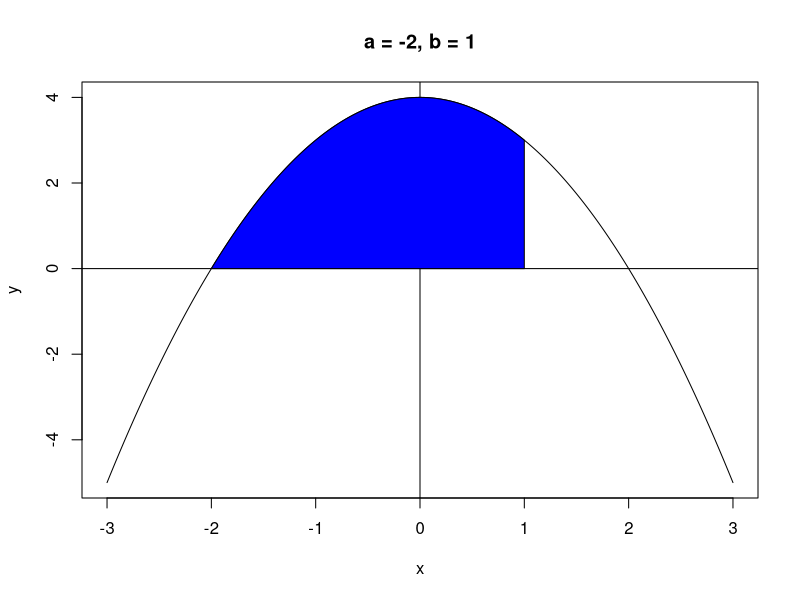
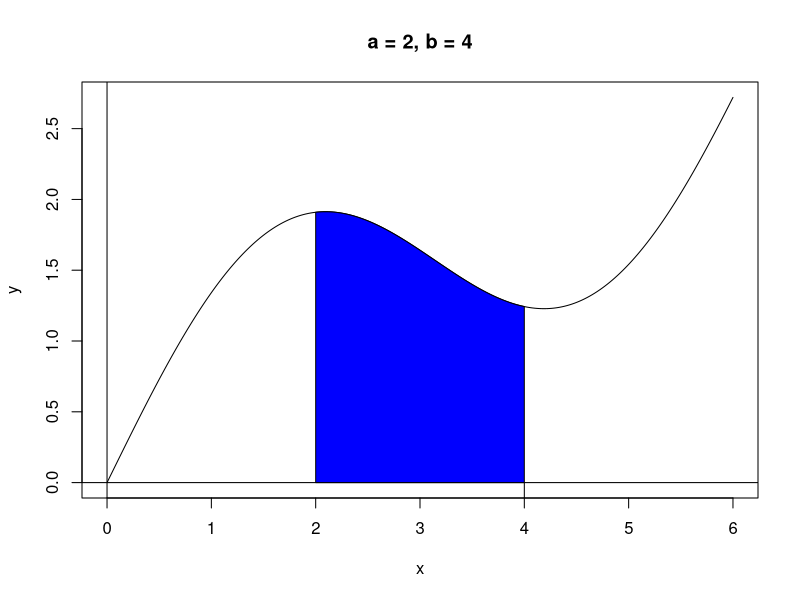
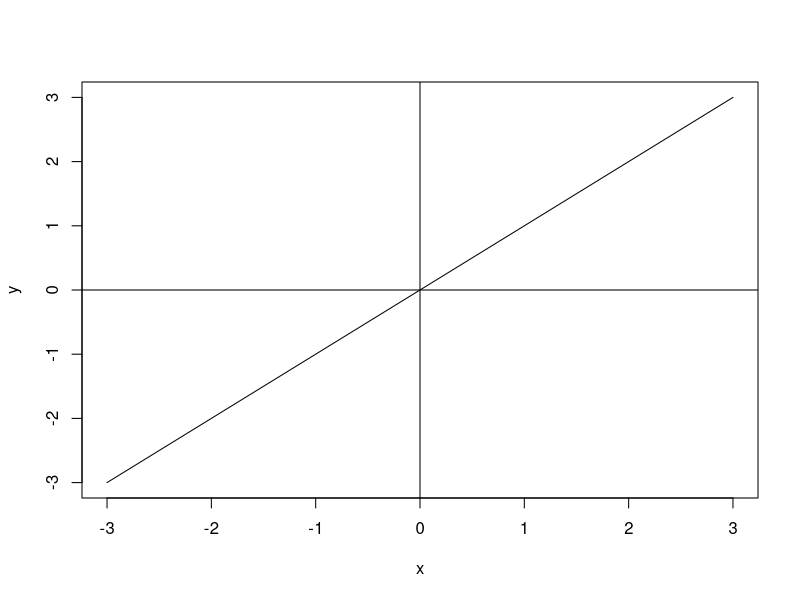
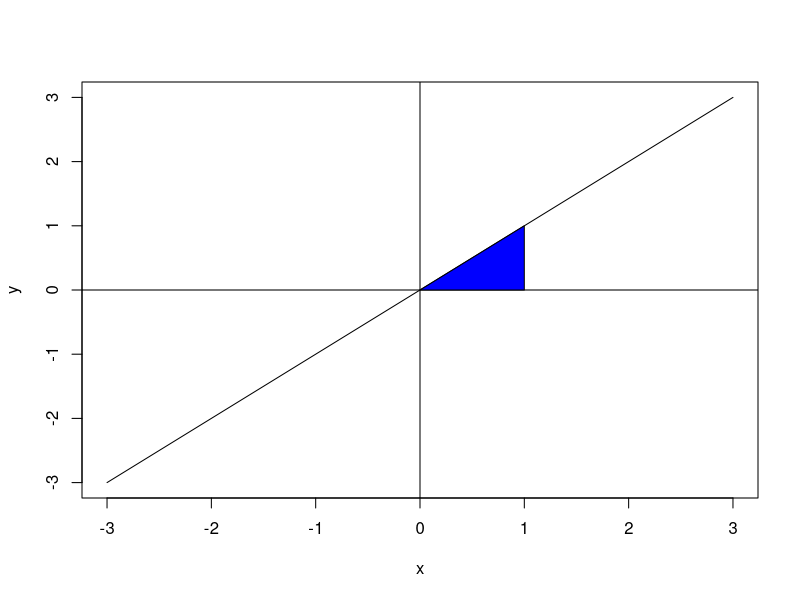
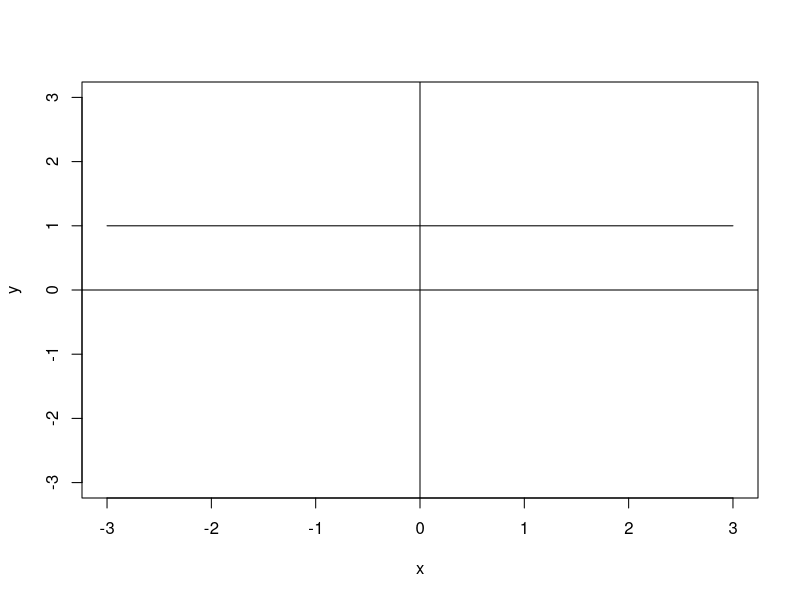
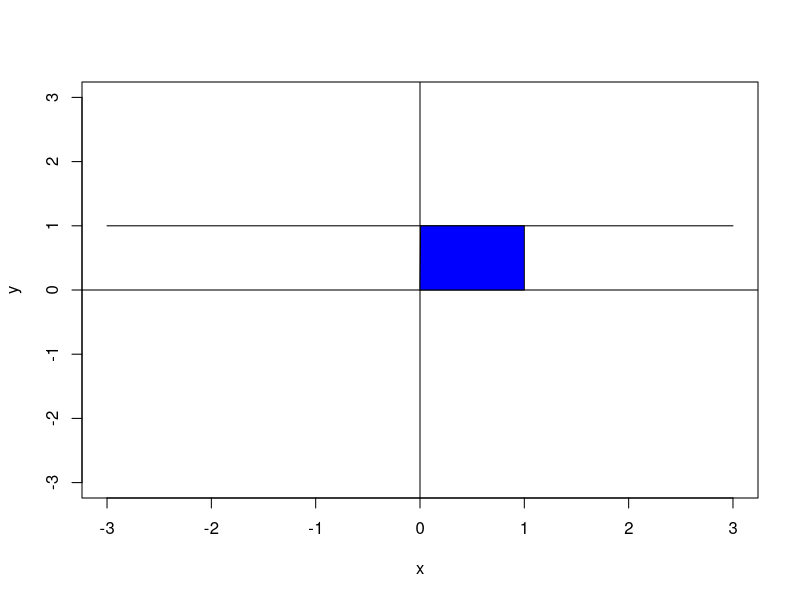

Recreate these plots in R, in order.
## ---- chunk 1
# Quadratic
f_quad <- function(x){
  -x^2 + 4
}
x <- seq(from = -3,
         to = 3,
         length.out = 500)
y <- f_quad(x)
plot(x = x,
     y = y,
     type = "l",
     main = "a = -2, b = 1")
abline(h = 0)
abline(v = 0)
polygon(x = c(x[x >= -2 & x <= 1],
              1,
              1,
              -2),
        y = c(y[x >= -2 & x <= 1],
              f_quad(1),
              0,
              0),
        col = "blue")

# Sin
f_sin <- function(x){
  x / 2 + sin(x)
}
x_sin <- seq(from = 0,
             to = 6,
             length.out = 250)
y_sin <- f_sin(x_sin)
plot(x = x_sin,
     y = y_sin,
     type = "l",
     xlab = "x",
     ylab = "y",
     main = "a = 2, b = 4")
abline(h = 0)
abline(v = 0)
polygon(x = c(x_sin[x_sin >= 2 & x_sin <= 4],
              4,
              4,
              2),
        y = c(y_sin[x_sin >= 2 & x_sin <= 4],
              f_quad(4),
              0,
              0),
        col = "blue")
## ---- chunk 2
plot(x = x,
     y = x,
     type = "l",
     ylab = "y")
abline(h = 0,
       v = 0)
## ---- chunk 3
plot(x = x,
     y = x,
     type = "l",
     ylab = "y")
abline(h = 0,
       v = 0)
polygon(x = c(x[x >= 0 & x <= 1],
              1,
              1,
              0),
        y = c(x[x >= 0 & x <= 1],
              1,
              0,
              0),
        col = "blue")
## ---- chunk 4
plot(x = x,
     y = rep(x = 1,
             times = length(x)),
     type = "l",
     ylab = "y",
     ylim = c(-3,3))
abline(h = 0,
       v = 0)
## ---- chunk 5
plot(x = x,
     y = rep(x = 1,
             times = length(x)),
     type = "l",
     ylab = "y",
     ylim = c(-3,3))
abline(h = 0,
       v = 0)
polygon(x = c(x[x >= 0 & x <= 1],
              1,
              1,
              0),
        y = c(rep(x = 1,
                  times = sum(x >= 0 & x <= 1)),
              1,
              0,
              0),
        col = "blue")
